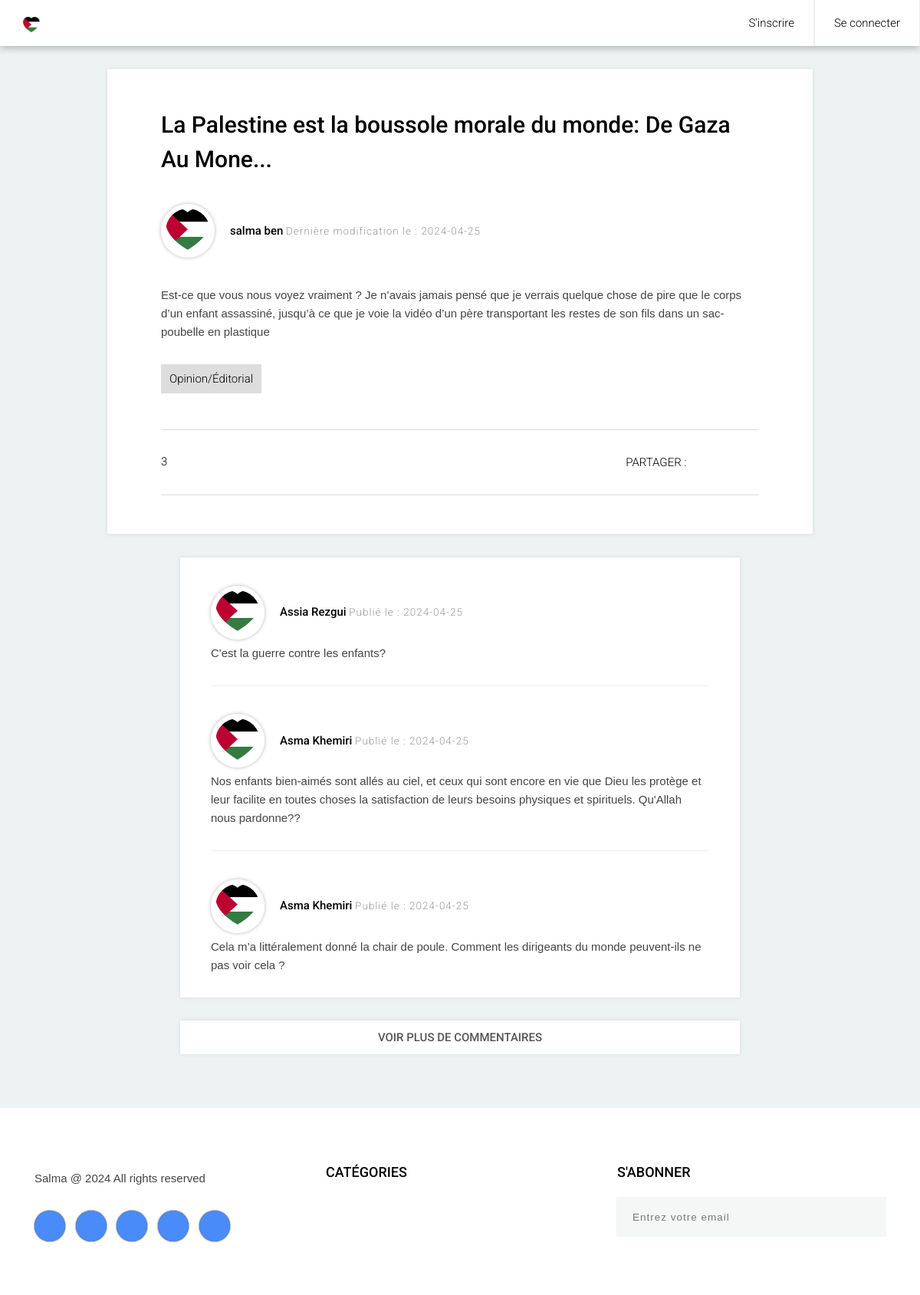
The app's page /post&id=14 with its own data.
### tables this page shows
CREATE TABLE IF NOT EXISTS `post` (
  `id` int NOT NULL AUTO_INCREMENT,
  `id_user` int NOT NULL,
  `id_category` int NOT NULL,
  `title` varchar(255) NOT NULL,
  `content` text NOT NULL,
  `chapo` varchar(255) NOT NULL,
  `dateCreated` date NOT NULL,
  `dateUpdated` date DEFAULT NULL,
  PRIMARY KEY (`id`),
  KEY `id_user` (`id_user`),
  KEY `id_category` (`id_category`)
);

CREATE TABLE IF NOT EXISTS `user` (
  `id` int NOT NULL AUTO_INCREMENT,
  `firstName` varchar(64) NOT NULL,
  `lastName` varchar(64) NOT NULL,
  `email` varchar(64) NOT NULL,
  `password` varchar(64) NOT NULL,
  `role` int NOT NULL DEFAULT '0',
  `picture` varchar(255) DEFAULT NULL,
  `dateCreated` date NOT NULL,
  `dateUpdated` date DEFAULT NULL,
  PRIMARY KEY (`id`)
);

CREATE TABLE IF NOT EXISTS `category` (
  `id` int NOT NULL AUTO_INCREMENT,
  `name` varchar(64) NOT NULL,
  `dateCreated` date NOT NULL,
  `dateUpdated` date DEFAULT NULL,
  PRIMARY KEY (`id`)
);

CREATE TABLE IF NOT EXISTS `comment` (
  `id` int NOT NULL AUTO_INCREMENT,
  `id_user` int NOT NULL,
  `id_post` int NOT NULL,
  `content` text NOT NULL,
  `status` int NOT NULL DEFAULT '0',
  `dateCreated` date NOT NULL,
  `dateUpdated` date DEFAULT NULL,
  PRIMARY KEY (`id`),
  KEY `id_user` (`id_user`),
  KEY `id_post` (`id_post`)
);

### index.php (called while the page is built)
<?php
require_once('controllers/Router.php');
$router = new Router();
$router->routeReq();
?>

### models/Model.php (called while the page is built, shortened)
<?php
abstract class Model
{
    protected static $bdd;
    private static function setBdd()
    {
        self::$bdd = new PDO('mysql:host=localhost;dbname=blog','root','');
        self::$bdd->setAttribute(PDO::ATTR_ERRMODE, PDO::ERRMODE_WARNING);
    }
    protected function getBdd()
    {
        if (self::$bdd == null) {
            return self::$bdd;
        }
    }
}

### models/PostManager.php (called while the page is built, shortened)
<?php
class PostManager extends Model
{
    public function getPost($id)
    {
        return $this->getOne('post', 'Post', $id);
    }
    private function getOne($table, $obj, $id)
    {
        $req = self::$bdd->prepare("SELECT * FROM $table WHERE id = ?");
        $req->execute(array($id));
        while ($data = $req->fetch(PDO::FETCH_ASSOC)) {
            $result = $data;
        }
        return $result;
    }
}

### models/UserManager.php (called while the page is built, shortened)
<?php
class UserManager extends Model
{
    public function getUser($id)
    {
        return $this->getUserById('user', $id);
    }
    private function getUserById($table, $id)
    {
        $req = self::$bdd->prepare("SELECT * FROM $table WHERE id = ? ");
        $req->execute(array($id));
        $user = $req->fetch(PDO::FETCH_ASSOC);
        return $user;
    }
}

### models/CategoryManager.php (called while the page is built, shortened)
<?php
class CategoryManager extends Model
{
    public function getCategory($id)
    {
        return $this->getCategoryById('category', $id);
    }
    private function getCategoryById($table, $id)
    {
        $req = self::$bdd->prepare("SELECT * FROM $table WHERE id = ? ");
        $req->execute(array($id));
        $category = $req->fetch(PDO::FETCH_ASSOC);
        return $category;
    }
}

### models/CommentManager.php (called while the page is built, shortened)
<?php
class CommentManager extends Model
{
    public function getCommentsPost($idPost)
    {
        return $this->getAllCommentsPost('comment', 'user', $idPost);
    }
    private function getAllCommentsPost($tableComment, $tableUser, $idPost)
    {
        $result = [];
        $req = self::$bdd->prepare("SELECT * FROM $tableUser U LEFT JOIN $tableComment C ON C.id_user = U.id  WHERE C.id_post = ? AND C.status = 1 ORDER BY C.id DESC");
        $req->execute(array($idPost));
        while ($data = $req->fetch(PDO::FETCH_ASSOC)) {
            $result[] = $data;
        }
        return $result;
    }
}

### views/viewSinglePost.php (the view, shortened to what this page needs)
<section class="post-area">
	<div class="container">
		<div class="row">
			<div class="col-lg-1 col-md-0"></div>
			<div class="col-lg-10 col-md-12">
				<div class="main-post single-post-row">
					<div class="post-top-area">
						<h3 class="title"><b><?= $post['chapo'] ?></b></h3>
						<div class="post-info">
							<div class="left-area">
								<a class="avatar" href="#"><img src=<?= isset($user['picture']) ? "public/uploads/".$user['picture'] : "public/images/default-profile.png" ?> alt="Photo de profil"></a>
							</div>
							<div class="middle-area">
								<a class="name" href="#"><b><?= $user['firstName'] .' '. $user['lastName'] ?></b></a>
								<?php if (isset($post['dateUpdated'])): ?>
									<h6 class="date">Dernière modification le : <?= $post['dateUpdated'] ?></h6>
								<?php else: ?>
									<h6 class="date">Publié le : <?= $post['dateCreated'] ?></h6>
								<?php endif; ?>
							</div>
						</div>
					</div>
					<div class="post-bottom-area">
						<p class="para"><?= $post['content'] ?></p>
						<ul class="tags">
							<li><a href="#"><?= $category['name'] ?></a></li>
						</ul>
						<div class="post-icons-area">
							<ul class="post-icons">
								<li><a href="#"><ion-icon name="chatbox"></ion-icon><?php if (!empty($comments)) { echo count($comments); } else { echo '0'; } ?></a></li>
							</ul>
							<ul class="icons">
								<li>PARTAGER : </li>
								<li><a href="#"><i class="ion-social-facebook"></i></a></li>
								<li><a href="#"><i class="ion-social-twitter"></i></a></li>
								<li><a href="#"><i class="ion-social-pinterest"></i></a></li>
							</ul>
						</div>
					</div>
				</div>
			</div>
		</div>
	</div>
</section>
<section class="comment-section center-text">
	<div class="container">
		<div class="row">
			<div class="col-lg-2 col-md-0"></div>
			<div class="col-lg-8 col-md-12">
				<?php if (!empty($comments)) { ?>
				<div class="commnets-area text-left">
					<?php foreach ($comments as $comment): ?>
					<div class="comment">
						<div class="post-info">
							<div class="left-area">
								<a class="avatar" href="#"><img src=<?= isset($user['picture']) ? "public/uploads/".$user['picture'] : "public/images/default-profile.png" ?> alt="Profile Image"></a>
							</div>
							<div class="middle-area">
								<a class="name" href="#"><b><?= $comment['firstName'] .' '. $comment['lastName'] ?></b></a>
								<h6 class="date">Publié le : <?= $comment['dateCreated'] ?></h6>
							</div>
						</div>
						<p><?= $comment['content'] ?></p>
					</div>
					<?php endforeach ?>
				</div>
				<a class="more-comment-btn" href="#"><b>VOIR PLUS DE COMMENTAIRES</a>
				<?php } ?>
			</div>
		</div>
	</div>
</section>

### views/templateSingle.php (shortened to what this page needs)
<!DOCTYPE HTML>
<html lang="en">
	<head>
		<link href="public/common-css/bootstrap.css" rel="stylesheet">
		<link href="public/common-css/ionicons.css" rel="stylesheet">
		<link href="public/single-post-2/css/styles.css" rel="stylesheet">
		<link href="public/single-post-2/css/responsive.css" rel="stylesheet">
		<link href="public/css/style.css" rel="stylesheet">
	</head>
	<body>
		<header>
			<div class="container-fluid position-relative no-side-padding">
				<a href="post&home" class="logo"><img src="public/images/logo.png" alt="Logo Image"></a>
				<ul class="main-menu visible-on-click">
					<?php if (isset($_SESSION['id'])) { ?>
						<li><a href="user&disconnect">Se déconnecter</a></li>
						<?php if (($_SESSION['role']) == 1) { ?>
							<li><a href="admin&newPost">Nouvel article</a></li>
						<?php } ?>
						<li><a href="user&profile"><?php echo $_SESSION['firstName'] ?></a></li>
					<?php } else { ?>
						<li><a href="user&connect">Se connecter</a></li>
						<li><a href="user&register">S'inscrire</a></li>
					<?php } ?>
				</ul>
			</div>
		</header>
		<?=$content?>
		<footer>
			<div class="container">
				<div class="row">
					<div class="col-lg-4 col-md-6">
						<div class="footer-section">
							<p class="copyright">Salma @ <?= date("Y") ?> All rights reserved</p>
							<ul class="icons">
								<li><a href="#"><i class="ion-social-facebook-outline"></i></a></li>
								<li><a href="#"><i class="ion-social-twitter-outline"></i></a></li>
								<li><a href="#"><i class="ion-social-instagram-outline"></i></a></li>
								<li><a href="#"><i class="ion-social-vimeo-outline"></i></a></li>
								<li><a href="#"><i class="ion-social-pinterest-outline"></i></a></li>
							</ul>
						</div>
					</div>
					<div class="col-lg-4 col-md-6">
							<div class="footer-section">
							<h4 class="title"><b>CATÉGORIES</b></h4>
						</div>
					</div>
					<div class="col-lg-4 col-md-6">
						<div class="footer-section">
							<h4 class="title"><b>S'ABONNER</b></h4>
							<div class="input-area">
								<form>
									<input class="email-input" type="text" placeholder="Entrez votre email">
									<button class="submit-btn" type="submit"><i class="icon ion-ios-email-outline"></i></button>
								</form>
							</div>
						</div>
					</div>
				</div>
			</div>
		</footer>
	</body>
</html>

### controllers/Router.php (shortened to what this page needs)
<?php
require_once 'views/View.php';
class Router
{
    public function routeReq()
    {
        try {
            $url = '';
            if (isset($_GET['url'])) {
                $url = explode('/', filter_var($_GET['url'], FILTER_SANITIZE_URL));
                $controller = ucfirst(strtolower($url[0]));
                $controllerClass = "Controller".$controller;
                $controllerFile = "controllers/".$controllerClass.".php";
                if (file_exists($controllerFile)) {
                    $this->ctrl = new $controllerClass($url);
                } else {
                    throw new \Exception("Page introuvable", 1);
                }
            } else {
                require_once('controllers/ControllerHome.php');
                $this->ctrl = new ControllerHome($url);
            }
        } catch (\Exception $e) {
            $errorMsg = $e->getMessage();
            $this->_view = new View('Error');
            $this->_view->generate(array('errorMsg' => $errorMsg));
        }
    }
}

### controllers/ControllerPost.php (shortened to what this page needs)
<?php
require_once 'views/View.php';
class ControllerPost
{
    public function __construct()
    {
        if (isset($url) && count($url) < 1) {
            throw new \Exception("Page Introuvable");
        } elseif (isset($_GET['home'])) {
            $this->getPosts();
        } elseif (isset($_GET['addComment']) && $_GET['addComment'] == "action") {
            $this->addCommentAction();
        } elseif (isset($_GET['id'])) {
            $this->getPost();
        } else {
            $this->view = new View('Error');
            $this->view->generate(array());
        }
    }
    private function getPost($infos = null): void
    {
        if (isset($_GET['id'], $_GET['id'])) {
            $this->postManager = new PostManager;
            $post = $this->postManager->getPost($_GET['id']);
            $this->userManager = new UserManager;
            $user = $this->userManager->getUser($post['id_user']);
            $this->categoryManager = new CategoryManager;
            $category = $this->categoryManager->getCategory($post['id_category']);
            $this->commentManager = new CommentManager;
            $comments = $this->commentManager->getCommentsPost($_GET['id']);
            $this->view = new View('SinglePost');
            $this->view->generatePost(array('infos' => $infos ,'post' => $post, 'user' => $user, 'category' => $category, 'comments' => $comments));
        }
    }
}

### views/View.php (shortened to what this page needs)
<?php
class View
{
    private $file;
    private $title;
    function __construct($action, )
    {
        $this->file = 'views/view'.$action.'.php';
    }
    public function generatePost($data)
    {
        $content = $this->generateFile($this->file, $data);
        $view = $this->generateFile('views/templateSingle.php', array('title' => $this->title, 'content' => $content));
        echo $view;
    }
    private function generateFile($file, $data)
    {
        if (file_exists($file)) {
            extract($data);
            require $file;
            return ob_get_clean();
        } else {
            throw new \Exception("Fichier ".$file." introuvable", 1);
        }
    }
}

### public/css/style.css (style rules this page uses)
.single-post-row { margin-top: 30px; }

### records on screen
post: chapo "La Palestine est la boussole morale du monde: De Gaza Au Mone...", dateUpdated "2024-04-25", content "Est-ce que vous nous voyez vraiment ? Je n’avais jamais pensé que je verrais quelque chose de pire que le corps d’un enfant assassiné, jusqu’à ce que je voie la vidéo d’un père transportant les restes de son fils dans un sac-poubelle en plastique"
user: picture (picture), firstName "salma", lastName "ben"
category: name "Opinion/Éditorial"
comment: user.picture (picture), id_user.firstName "Assia", id_user.lastName "Rezgui", dateCreated "2024-04-25", content "C'est la guerre contre les enfants?"
comment: user.picture (picture), id_user.firstName "Asma", id_user.lastName "Khemiri", dateCreated "2024-04-25", content "Nos enfants bien-aimés sont allés au ciel, et ceux qui sont encore en vie que Dieu les protège et leur facilite en toutes choses la satisfaction de leurs besoins physiques et spirituels. Qu'Allah nous pardonne??"
comment: user.picture (picture), id_user.firstName "Asma", id_user.lastName "Khemiri", dateCreated "2024-04-25", content "Cela m’a littéralement donné la chair de poule. Comment les dirigeants du monde peuvent-ils ne pas voir cela ?"

### other values on screen
count($comments) "3"
